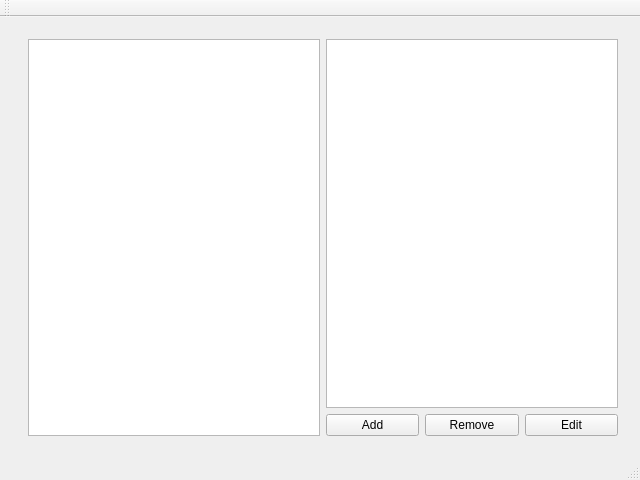
<?xml version="1.0" encoding="UTF-8"?>
<ui version="4.0">
 <class>MainWindow</class>
 <widget class="QMainWindow" name="MainWindow">
  <property name="geometry">
   <rect>
    <x>0</x>
    <y>0</y>
    <width>640</width>
    <height>480</height>
   </rect>
  </property>
  <property name="sizePolicy">
   <sizepolicy hsizetype="Preferred" vsizetype="Preferred">
    <horstretch>1</horstretch>
    <verstretch>0</verstretch>
   </sizepolicy>
  </property>
  <property name="windowTitle">
   <string>MainWindow</string>
  </property>
  <widget class="QWidget" name="centralWidget">
   <property name="sizePolicy">
    <sizepolicy hsizetype="Expanding" vsizetype="Expanding">
     <horstretch>0</horstretch>
     <verstretch>0</verstretch>
    </sizepolicy>
   </property>
   <layout class="QFormLayout" name="formLayout">
    <property name="fieldGrowthPolicy">
     <enum>QFormLayout::AllNonFixedFieldsGrow</enum>
    </property>
    <item row="0" column="1">
     <widget class="QFrame" name="horizontalFrame">
      <property name="sizePolicy">
       <sizepolicy hsizetype="Expanding" vsizetype="Expanding">
        <horstretch>100</horstretch>
        <verstretch>100</verstretch>
       </sizepolicy>
      </property>
      <property name="minimumSize">
       <size>
        <width>0</width>
        <height>0</height>
       </size>
      </property>
      <layout class="QHBoxLayout" name="horizontalLayout">
       <property name="sizeConstraint">
        <enum>QLayout::SetDefaultConstraint</enum>
       </property>
       <item>
        <widget class="QListWidget" name="lyrics"/>
       </item>
       <item>
        <layout class="QVBoxLayout" name="verticalLayout">
         <item>
          <widget class="QListWidget" name="song_list"/>
         </item>
         <item>
          <layout class="QHBoxLayout" name="horizontalLayout_2">
           <item>
            <widget class="QPushButton" name="add_button">
             <property name="text">
              <string>Add</string>
             </property>
            </widget>
           </item>
           <item>
            <widget class="QPushButton" name="remove_button">
             <property name="text">
              <string>Remove</string>
             </property>
            </widget>
           </item>
           <item>
            <widget class="QPushButton" name="edit_button">
             <property name="text">
              <string>Edit</string>
             </property>
            </widget>
           </item>
          </layout>
         </item>
        </layout>
       </item>
      </layout>
     </widget>
    </item>
   </layout>
  </widget>
  <widget class="QMenuBar" name="menuBar">
   <property name="geometry">
    <rect>
     <x>0</x>
     <y>0</y>
     <width>640</width>
     <height>21</height>
    </rect>
   </property>
  </widget>
  <widget class="QToolBar" name="mainToolBar">
   <attribute name="toolBarArea">
    <enum>TopToolBarArea</enum>
   </attribute>
   <attribute name="toolBarBreak">
    <bool>false</bool>
   </attribute>
  </widget>
  <widget class="QStatusBar" name="statusBar"/>
 </widget>
 <layoutdefault spacing="6" margin="11"/>
 <resources/>
 <connections/>
</ui>
